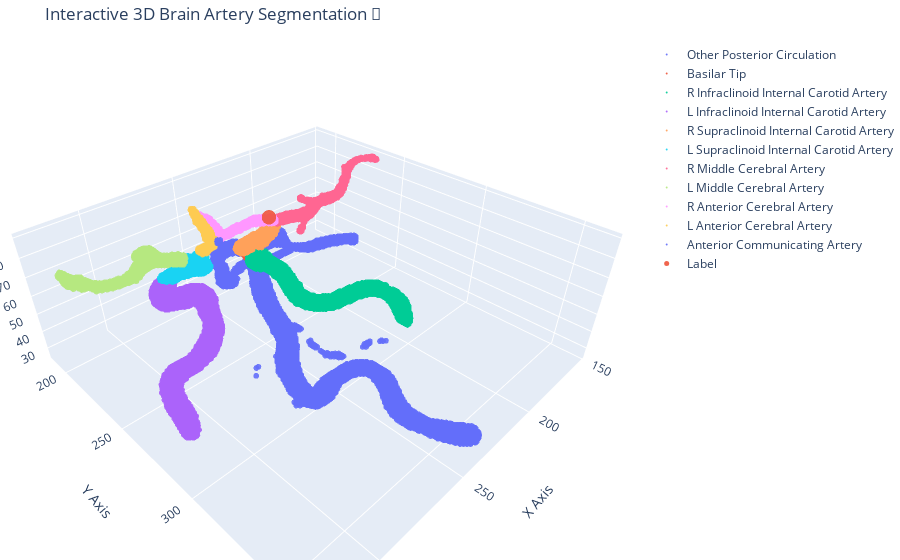

The code cell stored with this chart in its notebook:
### Code cell
view_nii_segmentation_interactive(uid,niipath)

### Figure 1 — Plotly figure (JSON) as saved in the notebook; plotly's stock layout.template omitted (floating-point values rounded to 4 significant figures; data arrays with more than 128 entries replaced by an {"elided": "..."} marker saying what was removed)
{"data": [{"marker": {"opacity": 0.9, "size": 2}, "mode": "markers", "name": "Other Posterior Circulation", "type": "scatter3d", "x": {"elided": "8142 int values"}, "y": {"elided": "8142 int values"}, "z": {"elided": "8142 int values"}}, {"marker": {"opacity": 0.9, "size": 2}, "mode": "markers", "name": "Basilar Tip", "type": "scatter3d", "x": {"elided": "142 int values"}, "y": {"elided": "142 int values"}, "z": {"elided": "142 int values"}}, {"marker": {"opacity": 0.9, "size": 2}, "mode": "markers", "name": "R Infraclinoid Internal Carotid Artery", "type": "scatter3d", "x": {"elided": "5456 int values"}, "y": {"elided": "5456 int values"}, "z": {"elided": "5456 int values"}}, {"marker": {"opacity": 0.9, "size": 2}, "mode": "markers", "name": "L Infraclinoid Internal Carotid Artery", "type": "scatter3d", "x": {"elided": "5624 int values"}, "y": {"elided": "5624 int values"}, "z": {"elided": "5624 int values"}}, {"marker": {"opacity": 0.9, "size": 2}, "mode": "markers", "name": "R Supraclinoid Internal Carotid Artery", "type": "scatter3d", "x": {"elided": "1332 int values"}, "y": {"elided": "1332 int values"}, "z": {"elided": "1332 int values"}}, {"marker": {"opacity": 0.9, "size": 2}, "mode": "markers", "name": "L Supraclinoid Internal Carotid Artery", "type": "scatter3d", "x": {"elided": "1363 int values"}, "y": {"elided": "1363 int values"}, "z": {"elided": "1363 int values"}}, {"marker": {"opacity": 0.9, "size": 2}, "mode": "markers", "name": "R Middle Cerebral Artery", "type": "scatter3d", "x": {"elided": "1290 int values"}, "y": {"elided": "1290 int values"}, "z": {"elided": "1290 int values"}}, {"marker": {"opacity": 0.9, "size": 2}, "mode": "markers", "name": "L Middle Cerebral Artery", "type": "scatter3d", "x": {"elided": "1433 int values"}, "y": {"elided": "1433 int values"}, "z": {"elided": "1433 int values"}}, {"marker": {"opacity": 0.9, "size": 2}, "mode": "markers", "name": "R Anterior Cerebral Artery", "type": "scatter3d", "x": {"elided": "569 int values"}, "y": {"elided": "569 int values"}, "z": {"elided": "569 int values"}}, {"marker": {"opacity": 0.9, "size": 2}, "mode": "markers", "name": "L Anterior Cerebral Artery", "type": "scatter3d", "x": {"elided": "476 int values"}, "y": {"elided": "476 int values"}, "z": {"elided": "476 int values"}}, {"marker": {"opacity": 0.9, "size": 2}, "mode": "markers", "name": "Anterior Communicating Artery", "type": "scatter3d", "x": [245, 246, 246, 246, 246, 247, 247, 247, 247], "y": [213, 214, 213, 213, 212, 214, 214, 213, 213], "z": [66, 66, 65, 66, 66, 65, 66, 65, 66]}, {"marker": {"opacity": 0.9, "size": 5}, "mode": "markers", "name": "Label", "type": "scatter3d", "x": [223], "y": [225], "z": [75]}], "layout": {"margin": {"b": 0, "l": 0, "r": 0, "t": 40}, "scene": {"aspectmode": "data", "aspectratio": {"x": 1, "y": 1, "z": 1}, "xaxis": {"title": {"text": "X Axis"}}, "yaxis": {"title": {"text": "Y Axis"}}, "zaxis": {"title": {"text": "Z Axis"}}}, "title": {"text": "Interactive 3D Brain Artery Segmentation 🧠"}}}
